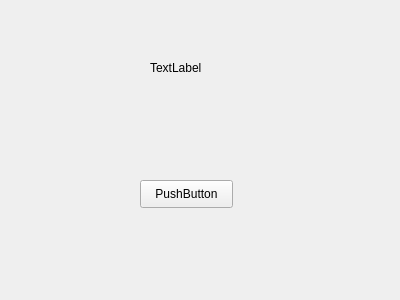
<?xml version="1.0" encoding="UTF-8"?>
<ui version="4.0">
 <class>Form</class>
 <widget class="QWidget" name="Form">
  <property name="geometry">
   <rect>
    <x>0</x>
    <y>0</y>
    <width>400</width>
    <height>300</height>
   </rect>
  </property>
  <property name="windowTitle">
   <string>Form</string>
  </property>
  <widget class="QPushButton" name="pushButton">
   <property name="geometry">
    <rect>
     <x>140</x>
     <y>180</y>
     <width>93</width>
     <height>28</height>
    </rect>
   </property>
   <property name="text">
    <string>PushButton</string>
   </property>
  </widget>
  <widget class="QLabel" name="label">
   <property name="geometry">
    <rect>
     <x>150</x>
     <y>60</y>
     <width>62</width>
     <height>15</height>
    </rect>
   </property>
   <property name="text">
    <string>TextLabel</string>
   </property>
  </widget>
 </widget>
 <resources/>
 <connections>
  <connection>
   <sender>pushButton</sender>
   <signal>clicked()</signal>
   <receiver>Form</receiver>
   <slot>slot1()</slot>
   <hints>
    <hint type="sourcelabel">
     <x>207</x>
     <y>194</y>
    </hint>
    <hint type="destinationlabel">
     <x>230</x>
     <y>240</y>
    </hint>
   </hints>
  </connection>
 </connections>
 <slots>
  <slot>slot1()</slot>
 </slots>
</ui>
